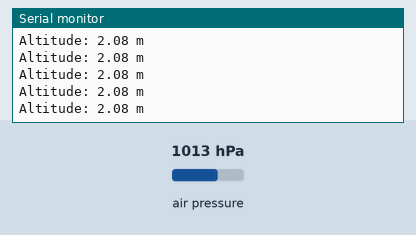
Recording of a sketch running on a simulated Arduino Uno, built with avr-gcc and run on an emulated ATmega328P. Shown: the last lines printed to the serial monitor. The inputs (shaded band) are chosen by the test bench; at power-on: air pressure 1013 hPa.

Above: at 1.2 s.
1.3 s: air pressure set to 952 hPa
At 1.57 s:
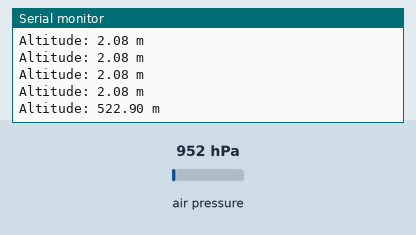
2.8 s: air pressure set to 975 hPa
At 2.98 s:
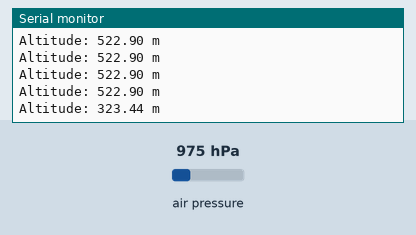
Timing chart, 0 to 5.8 s (numbered marks = the images above; inputs shaded):
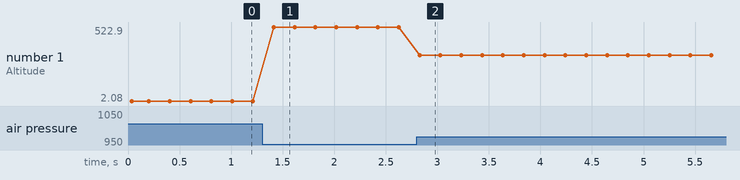

Measured:
- after the input at 1.3 s, the serial monitor: prints a new line after 0.11 s (image 1)
- after the input at 2.8 s, the serial monitor: prints a new line at once (image 2)
- plotted number 1: 2.08 → 522.9 after the input at 1.3 s, 522.9 → 323.44 after the input at 2.8 s

The sketch:

Barometer_280_code.ino
```cpp
#include <Wire.h>
#include <Adafruit_Sensor.h>
#include <Adafruit_BME280.h>
/* å */
/*
 * WIRING:
 * VCC -> 3.3V
 * GND -> GND
 * SDA -> A4
 * SCL -> A5
 */

Adafruit_BME280 bme; // Create BME280 object

void setup() {
  Serial.begin(9600);
  Serial.println("BME280 Sensor Test");

  // We explicitly start it at address 0x76
  if (!bme.begin(0x76)) {
    Serial.println("Could not find a valid BME280 sensor!");
    Serial.println("If this fails, your sensor might be a BMP280 clone with a weird ID.");
    while (1);
  }

  Serial.println("Sensor found!");
}

void loop() {
  Serial.print("Altitude: ");
  Serial.print(bme.readAltitude(1013.25)); // 1013.25 is standard sea level pressure
  // change the above based on the location
  Serial.println(" m");

  delay(200);
}
```
